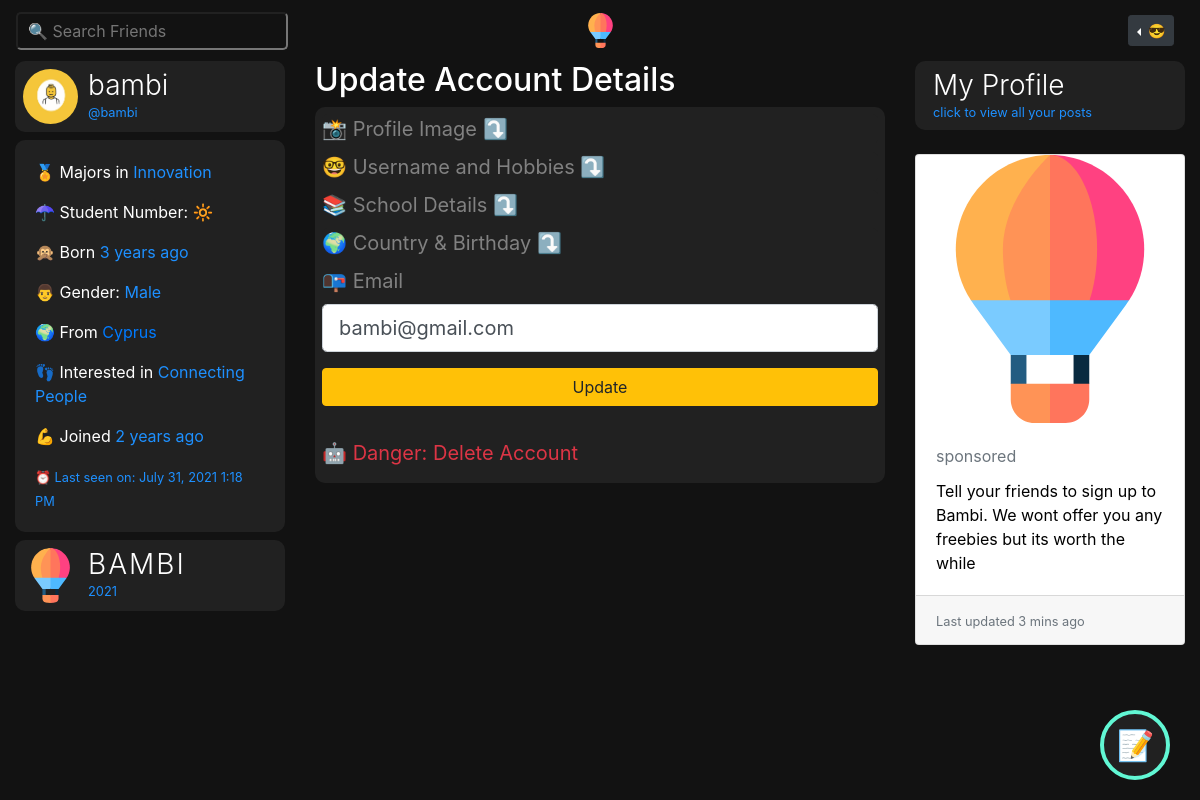
Page /account (signed in) on the committed database.
### bambiv3/models.py (models this page shows, shortened)
class User(db.Model, UserMixin):
	id = db.Column(db.Integer, primary_key=True)
	username = db.Column(db.String(20), unique=True, nullable=False)
	email = db.Column(db.String(120), unique=True, nullable=False)
	image_file = db.Column(db.String(20), nullable=False, default='default.jpg')
	password = db.Column(db.String(60), nullable=False)
	last_seen = db.Column(db.DateTime, default=datetime.utcnow)
	date_joined = db.Column(db.DateTime, nullable=False, default=datetime.utcnow)
	department = db.Column(db.String(20), nullable=False)
	student_number = db.Column(db.Integer(), unique=True, nullable=False)
	age = db.Column(db.DateTime, nullable=False)
	gender = db.Column(db.String(20), nullable=False)
	country = db.Column(db.String(20), nullable=False)
	hobby = db.Column(db.String(20), nullable=False)
	bio = db.Column(db.String(120), nullable=True)
	private = db.Column(db.Boolean, default=False, nullable=False)
	single = db.Column(db.Boolean, default=False, nullable=False)
	snapchat = db.Column(db.String(20),default=False, nullable=False)
	instagram = db.Column(db.String(20),default=False, nullable=False)
	posts = db.relationship('Post', backref='author', lazy=True, cascade="all, delete-orphan")
	products = db.relationship('Product', backref='author', lazy=True, cascade="all, delete-orphan")
	comments = db.relationship("Comment", backref="author", lazy="dynamic", cascade="all, delete-orphan")
	followed = db.relationship(
		'User', secondary=followers,
		primaryjoin=(followers.c.follower_id == id),
		secondaryjoin=(followers.c.followed_id == id),
		backref=db.backref('followers', lazy='dynamic'), lazy='dynamic')
	messages_sent = db.relationship('Message',
									foreign_keys='Message.sender_id',
									backref='author', lazy='dynamic', cascade="all, delete-orphan")
	messages_received = db.relationship('Message',
										foreign_keys='Message.recipient_id',
										backref='recipient', lazy='dynamic', cascade="all, delete-orphan")
	last_message_read_time = db.Column(db.DateTime)
	def new_messages(self):
		last_read_time = self.last_message_read_time or datetime(1900, 1, 1)
		return Message.query.filter_by(recipient=self).filter(
			Message.timestamp > last_read_time).count()

### bambiv3/routes.py (the view)
@app.route('/account', methods=['GET', 'POST'])
@login_required
def account():
	form = UpdateAccountForm()
	if form.validate_on_submit():
		if form.picture.data:
			picture_file = profile_img(form.picture.data)
			current_user.image_file = picture_file
		current_user.username = form.username.data.lower()
		current_user.email = form.email.data
		current_user.department = form.department.data
		current_user.student_number = form.student_number.data
		current_user.country = form.country.data
		current_user.age = form.age.data
		current_user.hobby = form.hobby.data
		db.session.commit()
		flash('Your Account has been updated', 'info')
		return redirect(url_for('account'))
	elif request.method == 'GET':
		form.username.data = current_user.username
		form.email.data = current_user.email
		form.department.data = current_user.department
		form.student_number.data = current_user.student_number
		form.country.data = current_user.country
		form.age.data = current_user.age
		form.hobby.data = current_user.hobby
	image_file = url_for('static', filename='profile_pics/' + current_user.image_file)
	return render_template('account.html', title='Account', image_file=image_file, form=form)

### bambiv3/forms.py (shortened to what this page needs)
class UpdateAccountForm(FlaskForm):
	username = StringField('Username', validators = [DataRequired(), Length(min=2, max=20), Regexp(r'^[\w.-_.]+$')])
	email = StringField('Email', validators = [DataRequired(), Email()])
	picture = FileField('', validators=[FileAllowed(['jpg', 'jpeg' , 'png'])])
	department = StringField('Department', validators=[DataRequired()])
	student_number = StringField('Student Number', validators=[DataRequired()])
	country = StringField('Country', validators=[DataRequired()])
	age = DateField('birthday', format='%d-%m-%Y', validators=[DataRequired()])
	hobby = StringField('Hobby', validators=[DataRequired()])
	snapchat = StringField('Snapchat')
	instagram = StringField('Instagram')
	bio = PageDownField('Bio')
	private = BooleanField('Private?')
	single = BooleanField('Single & Searchin?')
	submit = SubmitField('Update')

### bambiv3/models.py (called while the page is built)
@login_manager.user_loader
def load_user(user_id):
	return User.query.get(int(user_id))

### bambiv3/routes.py (called while the page is built)
@app.before_request
def before_request():
	if current_user.is_authenticated:
		current_user.last_seen = datetime.utcnow()
		db.session.commit()

### bambiv3/templates/account.html (shortened to what this page needs)
{% extends "layout.html" %}
{% block content %}
<div class="container-fluid">
	<div class="row">
		<div class="col-lg-3 d-none d-lg-block position-fixed">
		  <a href="{{ url_for('user_posts',username=current_user.username) }}" style="text-decoration:none;">
			<header class="mb-2">
		        <img src="{{ image_file }}" alt="user profile" class="profile-thumbnail">
		        <div class="profile-name">
		          <h3>{{current_user.username}}</h3>
		          <small>@{{current_user.email.split("@")[0] | lower}}</small>
		        </div>
		      </header>
		  </a>
		    <div class="about mb-2" style="color:#fff;background:#212121;border-radius:10px;">
		    <div class="card-body">
		      <p> 🏅 Majors in <span>{{current_user.department}}</span></p>
		      <p> ☂ Student Number: <span>{{current_user.student_number}}</span></p>
		      <p> 🙊 Born <span>{{ moment(current_user.age).fromNow() }}</span></p>
		      <p> {% if current_user.gender == 'male' %} 👨 {% else %}👩 {% endif %} Gender: <span>{{current_user.gender.title()}}</span></p>
		      <p> 🌍 From <a href="https://www.google.com/maps?q={{current_user.country.title()}}" target="_blank">{{current_user.country.title()}}</a></p>
		      <p> 👣 Interested in <span>{{current_user.hobby}}</span></p>
		      <p> 💪 Joined <span>{{ moment(current_user.date_joined).fromNow() }}</span></p>
		      <small>⏰ Last seen on: {{ moment(current_user.last_seen).format('LLL') }}</small>
		    </div>
		  </div>
		  <header>
		    <img src="{{ url_for('static', filename='resources/' + 'logo.svg') }}" alt="logo" class="profile-thumbnail">
		    <div class="profile-name">
		      <h3 class="logo">BAMBI</h3>
		      <small id="year"></small>
		    </div>
		  </header>
		</div>
		<div class="col-lg-6 offset-lg-3">
			<h2>Update Account Details</h2>
			<div class="post">
			  <div id="inner">
			   <div class="content-section">
				  <form method="POST" action="" enctype="multipart/form-data">
            <fieldset class="form-group">
              <div class="mb-2" style="background:#212121;font-size:20px;display:block;border-radius:5px;">
	          <a data-toggle="collapse" href="#dp" role="button" aria-expanded="false" aria-controls="dp" style="text-decoration:none;color:#818181;">📸 Profile Image ⤵</a>
          </div>
              <div class="mb-2" style="background:#212121;padding:;font-size:20px;display:block;border-radius:5px;">
	          <a data-toggle="collapse" href="#names" role="button" aria-expanded="false" aria-controls="names" style="text-decoration:none;color:#818181;">🤓 Username and Hobbies ⤵</a>
          </div>
              <div class="mb-2" style="background:#212121;font-size:20px;display:block;border-radius:5px;">
	          <a data-toggle="collapse" href="#deets" role="button" aria-expanded="false" aria-controls="deets" style="text-decoration:none;color:#818181;">📚 School Details ⤵</a>
              <div class="mb-2 mt-2" style="background:#212121;padding:;font-size:20px;display:block;border-radius:5px;">
	          <a data-toggle="collapse" href="#country" role="button" aria-expanded="false" aria-controls="country" style="text-decoration:none;color:#818181;">🌍 Country & Birthday ⤵</a>
              <div class="form-group mt-2">
                <a style="text-decoration:none;font-size:20px;color:#818181;">📭 {{ form.email.label(class="form-control-label") }}</a>
                {% if form.email.errors %}
                {{ form.email(class="form-control form-control-lg is-invalid") }}
                <div class="invalid-feedback">
                  {% for error in form.email.errors %}
                  <span>{{ error }}</span>
                  {% endfor %}
                </div>
                {% else %}
                {{ form.email(class="form-control form-control-lg") }}
                {% endif %}
              </div>
          </div>
              <div class="form-group mt-2">
              	{{ form.submit(class="btn btn-block btn-warning") }}
              </div>
            </fieldset>
          </form>
          	<div class="mb-2" style="background:#212121;padding:;font-size:20px;display:block;">
	        <a class="text-danger" data-toggle="collapse" href="#delete_account" role="button" aria-expanded="false" aria-controls="delete_account" style="text-decoration:none;color:">🤖 Danger: Delete Account</a>
	     </div>
			  </div>
		</div>
			</div>
		</div>
		<div class="col-lg-3 d-none d-lg-block position-fixed offset-lg-9">
			 <header data-toggle="modal" data-target="#profile"><a style="text-decoration:none;" href="{{url_for('user_posts', username=current_user.username)}}">
		        <div class="profile-name">
		          <h3 style="color:#fff;">My Profile</h3>
		          <small>click to view all your posts</small>
		        </div>
		        </a>
		      </header>
		      <br>
			<div class="card" style="color:#000;">
		      <img class="card-img-top" src="{{ url_for('static', filename='resources/' + 'logo.svg') }}" alt="logo">
		      <div class="card-body">
		        <h5 class="card-title"><small class="text-muted">sponsored</small></h5>
		        <p class="card-text">Tell your friends to sign up to Bambi. We wont offer you any freebies but its worth the while</p>
		      </div>
		      <div class="card-footer">
		        <small class="text-muted">Last updated 3 mins ago</small>
		      </div>
		    </div>
		</div>
	</div>
</div>
{% endblock content %}

### bambiv3/static/main.css (style rules this page uses)
body { background:#121212; color:#fff; }
.logo { color:#fff; letter-spacing:2px; }
.about span, small { color:#1e90ff; }
h3 { font-weight: 300; }
header { display: flex; flex-direction: row; color:#fff; background:#212121; border-radius:10px; padding:8px; cursor:pointer; }
header .profile-thumbnail { width: 55px; height: 55px; border-radius: 50%; }
header .profile-name { display: flex; flex-direction:column; margin-left: 10px; }
header h3, header h4 { display: flex; margin: 0; }
.post { background:#212121; border-radius:10px; padding:7px; }

### rows in the picture
User: username "bambi", email "bambi", department "Innovation", student_number "🔆", age "3 years ago", gender "Male", country "Cyprus", hobby "Connecting People", date_joined "2 years ago", last_seen "July 31, 2021 1:18 PM", email "bambi@gmail.com"
